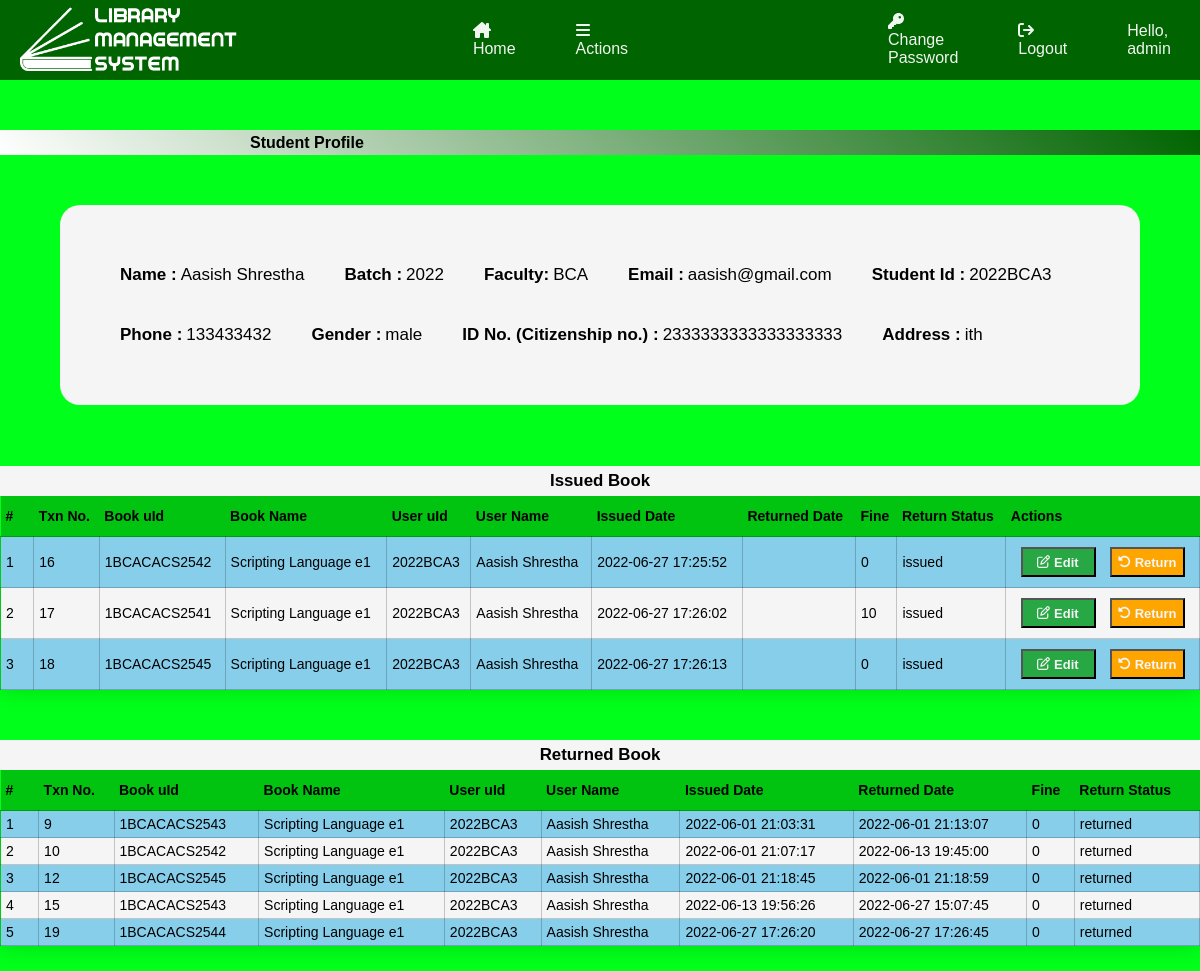
/Admins/profileStudent.php?sid=1&action=p (signed in), run on the app's committed database.
### tables this page shows
CREATE TABLE `user_tbl` (
  `id` int(20) NOT NULL,
  `fname` varchar(50) NOT NULL,
  `mname` varchar(50) NOT NULL,
  `lname` varchar(50) NOT NULL,
  `email` varchar(100) NOT NULL,
  `role` varchar(44) NOT NULL,
  `user_uid` varchar(60) NOT NULL,
  `password` varchar(40) NOT NULL
);

CREATE TABLE `student_tbl` (
  `sid` int(11) NOT NULL,
  `faculty_id` int(20) NOT NULL,
  `batch` varchar(20) NOT NULL,
  `rollno` int(44) NOT NULL,
  `stuid` varchar(60) NOT NULL,
  `phone` bigint(44) NOT NULL,
  `gender` varchar(20) NOT NULL,
  `idno` varchar(40) NOT NULL,
  `address` varchar(50) NOT NULL
);

CREATE TABLE `faculty_tbl` (
  `fid` int(20) NOT NULL,
  `faculty_name` varchar(50) NOT NULL,
  `description` longtext NOT NULL
);

CREATE TABLE `issue_tbl` (
  `txn_no` int(100) NOT NULL,
  `book_uid` varchar(100) NOT NULL,
  `user_uid` varchar(100) NOT NULL,
  `issued_date` datetime DEFAULT NULL,
  `returned_date` datetime DEFAULT NULL,
  `return_status` varchar(44) NOT NULL,
  `fine` int(60) NOT NULL DEFAULT 0,
  `timestamp` datetime(6) NOT NULL
);

CREATE TABLE `book_details_tbl` (
  `bid` int(20) NOT NULL,
  `bname` varchar(100) NOT NULL,
  `book_id` varchar(50) NOT NULL,
  `faculty_id` int(20) NOT NULL,
  `subcode` varchar(40) NOT NULL,
  `year` varchar(15) NOT NULL,
  `semester` varchar(10) NOT NULL,
  `edition` int(10) NOT NULL,
  `category_id` int(20) NOT NULL,
  `publication` varchar(100) NOT NULL,
  `author` varchar(100) NOT NULL,
  `price` int(20) NOT NULL,
  `rack_no` varchar(10) NOT NULL,
  `total_qty` int(20) NOT NULL DEFAULT 0,
  `issued_qty` int(20) NOT NULL DEFAULT 0,
  `available_qty` int(20) NOT NULL DEFAULT 0
);

### Admins/profileStudent.php (the view, shortened to what this page needs)
<?php
require('adminHeader.php');
require('../config.php');
$sid = $_GET['sid'];
$action = $_GET['action'];
if ($action == 'p') {
    $sql = "SELECT * FROM `student_tbl` WHERE `sid`=$sid";
    $result = mysqli_query($conn, $sql);
    $row = mysqli_fetch_assoc($result);
    $batch = $row['batch'];
    $stuid = $row['stuid'];
    $phone = $row['phone'];
    $gender = $row['gender'];
    $idno = $row['idno'];
    $address = $row['address'];
    $fid = $row['faculty_id'];
    $query = "SELECT * FROM `faculty_tbl` WHERE `fid`=$fid";
    $res = mysqli_query($conn, $query);
    $rowf = mysqli_fetch_assoc($res);
    $facname = $rowf['faculty_name'];
    $sql1 = "SELECT * FROM user_tbl WHERE user_uid= '$stuid' AND `role`='student'";
    $result1 = mysqli_query($conn, $sql1);
    $row1 = mysqli_fetch_assoc($result1);
    $fname = $row1['fname'];
    $mname = $row1['mname'];
    $lname = $row1['lname'];
    $email = $row1['email'];
    $fullname = $fname . " " . $mname . " " . $lname;
}
?>
<!DOCTYPE html>
<html lang="en">
<head>
    <link rel="stylesheet" href="../css/profile.css">
    <link rel="stylesheet" href="./css/addForm.css">
    <link rel="stylesheet" href="../css/table.css">
</head>
<body>
    <header>
        <div class="title">
            <h4>Student Profile</h4>
        </div>
    </header>
    <div class="profile-content">
        <div class="profile-dtl">
            <div class="topic">
                <h3>Name : <h4><?php echo $fullname; ?></h4>
                </h3>
            </div>
            <div class="topic">
                <h3>Batch : <h4><?php echo $batch; ?></h4>
                </h3>
            </div>
            <div class="topic">
                <h3>Faculty: <h4><?php echo $facname; ?></h4>
                </h3>
            </div>
            <div class="topic">
                <h3>Email : <h4><?php echo $email; ?></h4>
                </h3>
            </div>
            <div class="topic">
                <h3>Student Id : <h4><?php echo $stuid; ?></h4>
                </h3>
            </div>
            <div class="topic">
                <h3>Phone : <h4><?php echo $phone; ?></h4>
                </h3>
            </div>
            <div class="topic">
                <h3>Gender : <h4><?php echo $gender; ?></h4>
                </h3>
            </div>
            <div class="topic">
                <h3>ID No. (Citizenship no.) : <h4><?php echo $idno; ?></h4>
                </h3>
            </div>
            <div class="topic">
                <h3>Address : <h4><?php echo $address; ?></h4>
                </h3>
            </div>
        </div>
    </div>
    <br><br>
    <section class="table-container">
        <table class="table">
            <caption>
                <h3>Issued Book</h3>
            </caption>
            <thead>
                <tr>
                    <th>#</th>
                    <th>Txn No.</th>
                    <th>Book uId</th>
                    <th>Book Name</th>
                    <th>User uId</th>
                    <th>User Name</th>
                    <th>Issued Date</th>
                    <th>Returned Date</th>
                    <th>Fine</th>
                    <th>Return Status</th>
                    <th>Actions</th>
                </tr>
            </thead>
            <tbody>
                <?php
                $counter = 0;
                $sql = "SELECT * FROM `issue_tbl` WHERE user_uid='$stuid' AND return_status='issued'";
                $result = mysqli_query($conn, $sql);
                $num = mysqli_num_rows($result);
                if ($num > 0) {
                    while ($rows = mysqli_fetch_assoc($result)) {
                        $txn_no = $rows['txn_no'];
                        $b_id = $book_uid = $rows['book_uid'];
                        $u_id = $user_uid = $rows['user_uid'];
                        $issued_date = $rows['issued_date'];
                        $returnrd_date = $rows['returned_date'];
                        $fine = $rows['fine'];
                        $return_status = $rows['return_status'];
                ?>
                        <tr>
                            <?php
                            $query1 = "SELECT book_details_tbl.bname FROM issue_tbl INNER JOIN book_tbl ON issue_tbl.book_uid = book_tbl.bookuid INNER JOIN book_details_tbl ON book_tbl.bookid=book_details_tbl.book_id WHERE issue_tbl.book_uid='$book_uid'";
                            $result1 = mysqli_query($conn, $query1);
                            $row1 = mysqli_fetch_assoc($result1);
                            $bname = $row1['bname'];
                            $query2 = "SELECT * FROM user_tbl WHERE `user_uid`='$user_uid'";
                            $result2 = mysqli_query($conn, $query2);
                            if ($num > 0) {
                                $row2 = mysqli_fetch_assoc($result2);
                                $fname = $row2['fname'];
                                $mname = $row2['mname'];
                                $lname = $row2['lname'];
                                $name = $fname . " " . $mname . " " . $lname;
                            }
                            ?>
                            <td><?php echo ++$counter; ?></td>
                            <td><?php echo $txn_no; ?></td>
                            <td><?php echo $book_uid; ?></td>
                            <td><?php echo $bname; ?></td>
                            <td><?php echo $user_uid; ?></td>
                            <td><?php echo $name; ?></td>
                            <td><?php echo $issued_date; ?></td>
                            <td><?php echo $returnrd_date; ?></td>
                            <td><?php echo $fine; ?></td>
                            <td><?php echo $return_status; ?></td>
                            <td>
                                <div class="actions">
                                    <div class="action-btn">
                                        <div>
                                            <button class="edit-btn all-btn" onclick="location.href='issueBook.php?txn_no=<?php echo $txn_no; ?>&stat=e'"><i class="fa-regular fa-pen-to-square"></i>
                                                Edit</button>
                                        </div>
                                    </div>
                                    <div class="action-btn">
                                        <div>
                                            <button class="return-btn all-btn" onclick="location.href='returnBook.php?b=<?php echo $b_id ?>&u=<?php echo $u_id ?>'"><i class="fa-solid fa-rotate-left"></i> Return</button>
                                        </div>
                                    </div>
                                </div>
                            </td>
                        </tr>
                <?php }
                }
                ?>
            </tbody>
        </table>
    </section>
    <section class="table-container">
        <table class="table">
            <caption>
                <h3>Returned Book</h3>
            </caption>
            <thead>
                <tr>
                    <th>#</th>
                    <th>Txn No.</th>
                    <th>Book uId</th>
                    <th>Book Name</th>
                    <th>User uId</th>
                    <th>User Name</th>
                    <th>Issued Date</th>
                    <th>Returned Date</th>
                    <th>Fine</th>
                    <th>Return Status</th>
                </tr>
            </thead>
            <tbody>
                <?php
                $counter = 0;
                $sql = "SELECT * FROM `issue_tbl` WHERE user_uid='$stuid' AND return_status='returned'";
                $result = mysqli_query($conn, $sql);
                $num = mysqli_num_rows($result);
                if ($num > 0) {
                    while ($rows = mysqli_fetch_assoc($result)) {
                        $txn_no = $rows['txn_no'];
                        $book_uid = $rows['book_uid'];
                        $user_uid = $rows['user_uid'];
                        $issued_date = $rows['issued_date'];
                        $returnrd_date = $rows['returned_date'];
                        $fine = $rows['fine'];
                        $return_status = $rows['return_status'];
                ?>
                        <tr>
                            <?php
                            $query1 = "SELECT book_details_tbl.bname FROM book_details_tbl INNER JOIN book_tbl ON book_details_tbl.book_id = book_tbl.bookid INNER JOIN issue_tbl ON book_tbl.bookuid=issue_tbl.book_uid WHERE issue_tbl.book_uid='$book_uid'";
                            $result1 = mysqli_query($conn, $query1);
                            $row1 = mysqli_fetch_assoc($result1);
                            @$bname = $row1['bname'];
                            $query2 = "SELECT * FROM user_tbl WHERE `user_uid`='$user_uid'";
                            $result2 = mysqli_query($conn, $query2);
                            if ($num > 0) {
                                $row2 = mysqli_fetch_assoc($result2);
                                $fname = $row2['fname'];
                                $mname = $row2['mname'];
                                $lname = $row2['lname'];
                                $name = $fname . " " . $mname . " " . $lname;
                            }
                            ?>
                            <td><?php echo ++$counter; ?></td>
                            <td><?php echo $txn_no; ?></td>
                            <td><?php echo $book_uid; ?></td>
                            <td><?php echo $bname; ?></td>
                            <td><?php echo $user_uid; ?></td>
                            <td><?php echo $name; ?></td>
                            <td><?php echo $issued_date; ?></td>
                            <td><?php echo $returnrd_date; ?></td>
                            <td><?php echo $fine; ?></td>
                            <td><?php echo $return_status; ?></td>
                        </tr>
                <?php }
                }
                ?>
            </tbody>
        </table>
    </section>
</body>
</html>

### css/header.css (style rules this page uses)
* { margin: 0; padding: 0; }
body { background-color: rgb(0, 255, 26); font-family: Arial, Helvetica, sans-serif; background-repeat: no-repeat; background-attachment: fixed; }

### css/profile.css (style rules this page uses)
:root { --green: #006400; }
* { margin: 0; padding: 0; font-family: Arial, Helvetica, sans-serif; }
header .title { height: 25px; background: linear-gradient(45deg, white,var(--green)); padding-left: 250px; margin: 50px 0; line-height: 25px; display: flex; }
.profile-content { display: grid; place-items: center; }
.profile-dtl { display: flex; padding: 40px; background-color: whitesmoke; width: 1000px; flex-wrap: wrap; border-radius: 20px; }
.topic { display: flex; margin: 20px; }
.topic h3,.topic h4 { font-size: 17px; }
.topic h4 { font-weight: lighter; margin-left: 4px; }

### Admins/css/addForm.css (style rules this page uses)
:root { --green: #006400; }
* { padding: 0; margin: 0; }
header .title { height: 25px; background: linear-gradient(45deg, white,var(--green)); padding-left: 250px; margin: 50px 0; line-height: 25px; display: flex; }

### css/table.css (style rules this page uses)
:root { --green: #006400; }
* { padding: 0; margin: 0; font-family: Arial, Helvetica, sans-serif; }
.table-container { display: flex; justify-content: center; }
.table { border-collapse: collapse; margin: 25px 0; font-size: 0.9em; box-shadow: 0 0 20px rgba(0, 0, 0, 0.15); width: 1200px; }
table caption { background-color: whitesmoke; padding: 5px; }
.table th { padding: 5px; height: 30px; }
.table td { padding: 5px; min-width: 20px; max-width: 300px; border: 1px solid rgba(0, 0, 0, 0.203); }
.table tr { color: #000000; text-align: left; }
.table thead tr { background-color: #00640061; font-size: 14px; }
.table tbody tr { font-size: 14px; }
.table tbody tr:nth-of-type(even) { background-color: whitesmoke; }
.table tbody tr:nth-of-type(odd) { background-color: skyblue; }
.actions { display: flex; align-items: center; justify-content: space-evenly; }
.actions .action-btn { margin: 5px; }
.actions .action-btn .all-btn { width: 75px; height: 30px; padding: 5px; text-align: center; font-size: 13px; color: whitesmoke; font-weight: bold; }
.actions .action-btn .edit-btn { background-color: #28A745; }
.actions .action-btn .return-btn { background-color: orange; }

### data on the page
user_tbl: fullname "Aasish Shrestha", email "aasish@gmail.com"
student_tbl: batch "2022", stuid "2022BCA3", phone "133433432", gender "male", idno "2333333333333333333", address "ith"
faculty_tbl: faculty_name "BCA"
issue_tbl: txn_no "16", book_uid "1BCACACS2542", book_details_tbl.bname "Scripting Language e1", user_uid "2022BCA3", user_tbl.fname+mname+lname "Aasish Shrestha", issued_date "2022-06-27 17:25:52", fine "0", return_status "issued"
issue_tbl: txn_no "17", book_uid "1BCACACS2541", book_details_tbl.bname "Scripting Language e1", user_uid "2022BCA3", user_tbl.fname+mname+lname "Aasish Shrestha", issued_date "2022-06-27 17:26:02", fine "10", return_status "issued"
issue_tbl: txn_no "18", book_uid "1BCACACS2545", book_details_tbl.bname "Scripting Language e1", user_uid "2022BCA3", user_tbl.fname+mname+lname "Aasish Shrestha", issued_date "2022-06-27 17:26:13", fine "0", return_status "issued"
issue_tbl: txn_no "9", book_uid "1BCACACS2543", book_details_tbl.bname "Scripting Language e1", user_uid "2022BCA3", user_tbl.fname+mname+lname "Aasish Shrestha", issued_date "2022-06-01 21:03:31", returned_date "2022-06-01 21:13:07", fine "0", return_status "returned"
issue_tbl: txn_no "10", book_uid "1BCACACS2542", book_details_tbl.bname "Scripting Language e1", user_uid "2022BCA3", user_tbl.fname+mname+lname "Aasish Shrestha", issued_date "2022-06-01 21:07:17", returned_date "2022-06-13 19:45:00", fine "0", return_status "returned"
issue_tbl: txn_no "12", book_uid "1BCACACS2545", book_details_tbl.bname "Scripting Language e1", user_uid "2022BCA3", user_tbl.fname+mname+lname "Aasish Shrestha", issued_date "2022-06-01 21:18:45", returned_date "2022-06-01 21:18:59", fine "0", return_status "returned"
issue_tbl: txn_no "15", book_uid "1BCACACS2543", book_details_tbl.bname "Scripting Language e1", user_uid "2022BCA3", user_tbl.fname+mname+lname "Aasish Shrestha", issued_date "2022-06-13 19:56:26", returned_date "2022-06-27 15:07:45", fine "0", return_status "returned"
issue_tbl: txn_no "19", book_uid "1BCACACS2544", book_details_tbl.bname "Scripting Language e1", user_uid "2022BCA3", user_tbl.fname+mname+lname "Aasish Shrestha", issued_date "2022-06-27 17:26:20", returned_date "2022-06-27 17:26:45", fine "0", return_status "returned"

### other printed values
$_SESSION['role'] "admin"
